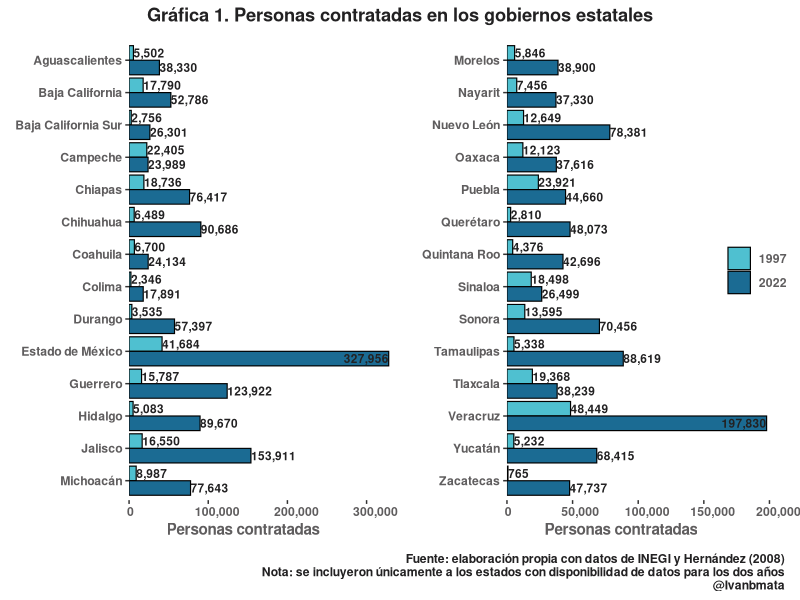
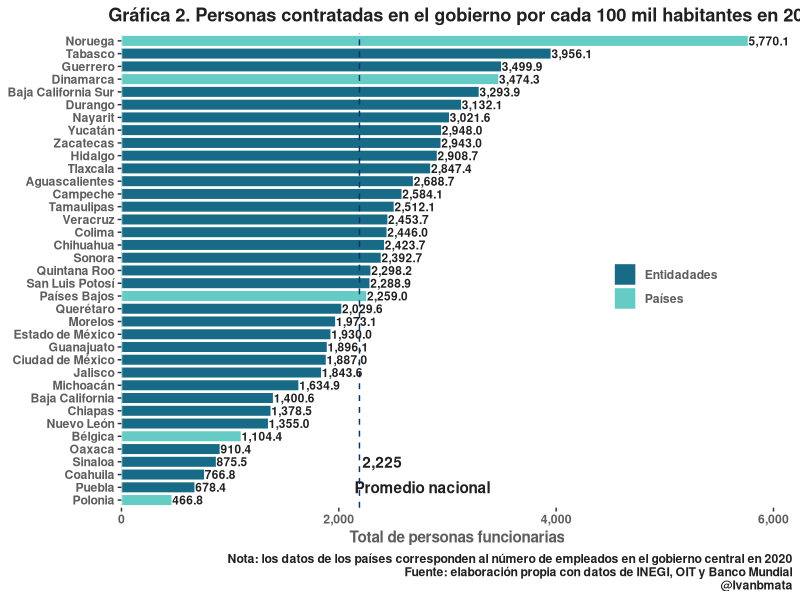
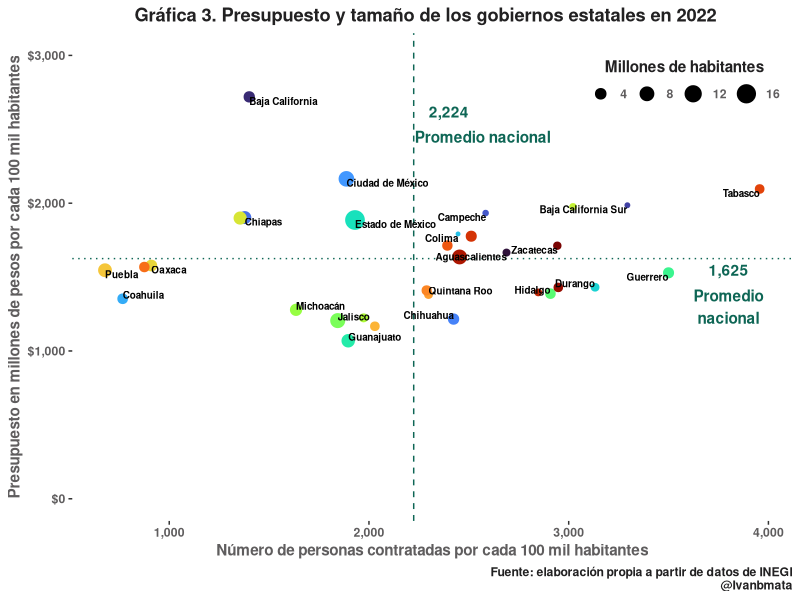
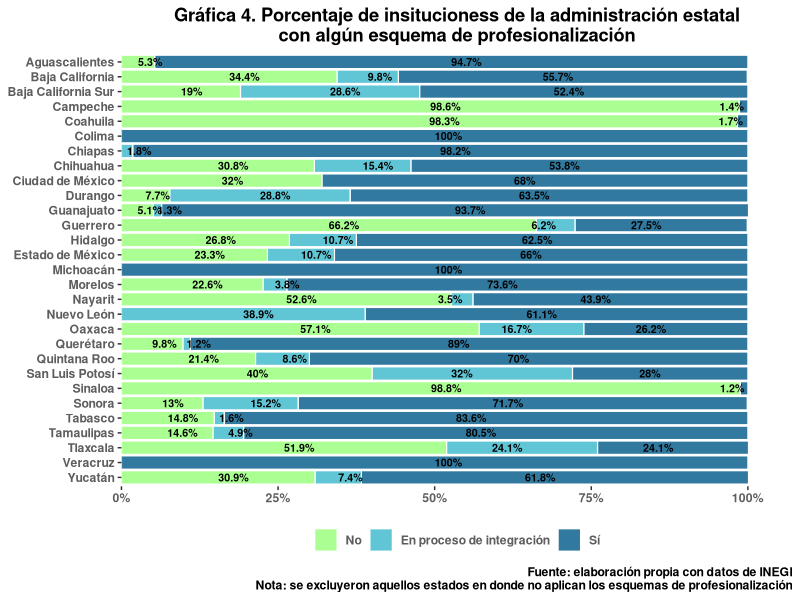
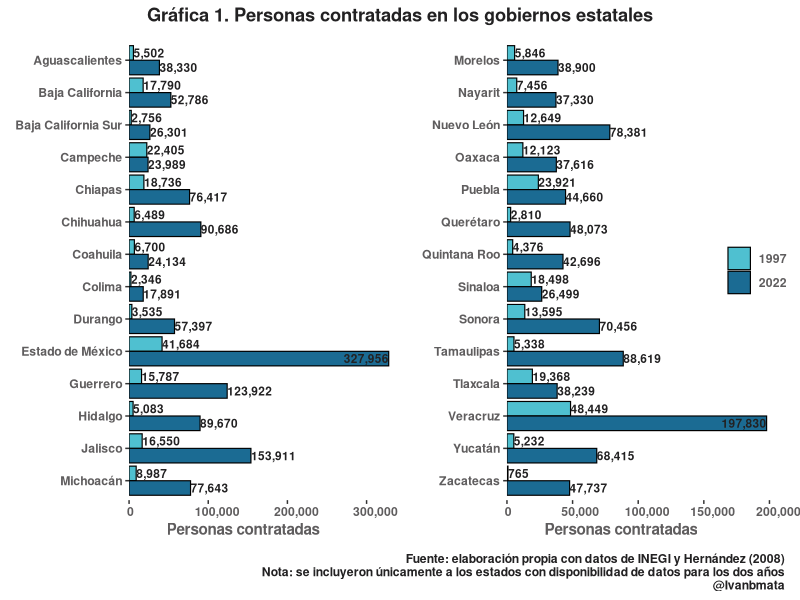
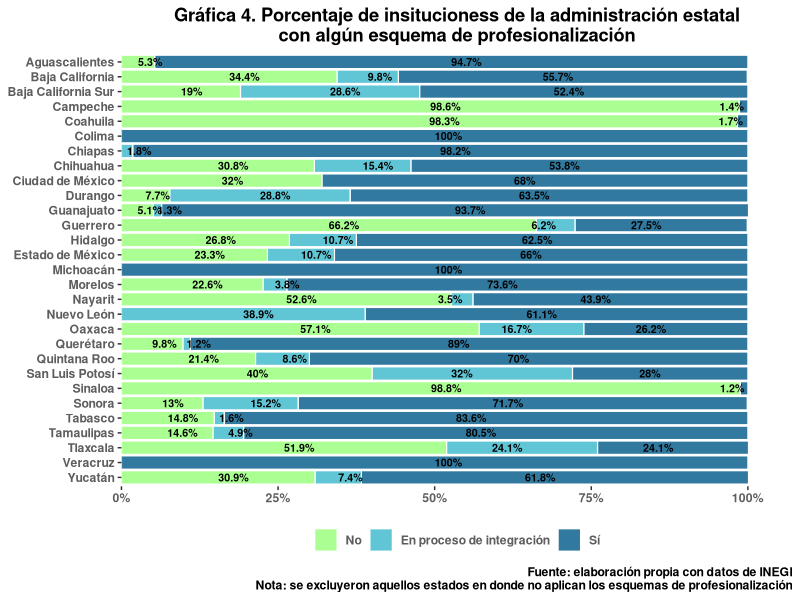

Recreate these plots in R, in order.
options(scipen = 999)
#librerias

library(tidyverse)
library(readxl)
library(viridis)
library(patchwork)

#bases de datos----

#1 poblacion total por edo----

edos <- read_excel("Libro1.xlsx")

edos <- edos %>% 
  filter(tipo != "Localidad")

#2 funcionarios por edo----

rechum <- read_csv("m1s1p3_cnge2023.csv", 
                   col_types = cols(sexostt = col_double())) 

funedos <- rechum %>% 
  filter(sexostt >= 0) %>% 
  group_by(entidad_a) %>% 
  summarise(funtot = sum(sexostt)) %>% 
  mutate(funtot = round(funtot/1000, 2))

percapita <- edos %>%
  left_join(funedos, by = "entidad_a") %>% 
  mutate(clave = 1) %>% 
  select(ent, pobtot, funtot, clave)

#estados 1997 y ahora----


versus <- rechum %>% 
  filter(sexostt >= 0) %>%
  group_by(entidad_a) %>% 
  summarise(funtot = sum(sexostt))

a97 <- c(5502, 17790, 2756, 22405, 6700, 2346, 18736, 6489, NA, 3535, NA, 15787, 5083, 16550, 41684, 8987,5846, 7456, 12649, 12123, 23921, 2810, 4376, NA, 18498, 13595, NA, 5338, 19368, 48449, 5232, 765)

versus1 <- edos %>% 
  inner_join(versus) %>% 
  mutate(anio = 2022)

versus2 <- data.frame("ent" =  c(versus1$ent, versus1$ent), tot = c(a97, versus1$funtot), anio = as.factor(c(rep(1997, times = 32), versus1$anio)))

levels(versus2$anio)


g1 <- versus2 %>% 
  filter(ent %in% c("Aguascalientes", "Baja California", "Baja California Sur", "Campeche", "Chiapas", "Chihuahua", "Coahuila", "Colima", "Durango", "Estado de México", "Guerrero", "Hidalgo", "Jalisco", "Michoacán")) %>% 
  mutate(anio = factor(anio, levels = c("2022", "1997"))) %>% 
  ggplot(aes(x = fct_rev(ent), y = tot, fill = anio))+
  geom_bar(stat = "identity", position = "dodge", color = "black", linewidth = 0.4)+
  geom_text(aes(label = scales::comma(tot)), size = 3, hjust = "inward", family = "sans", fontface = "bold", color = "#222122", position = position_dodge(width = .9))+
  scale_fill_manual(values = c("#1B6B93","#4FC0D0"))+
  scale_y_continuous(labels = scales::comma_format(), expand = expansion(c(0,0.07)))+
  guides(fill = guide_legend(reverse = TRUE))+
  labs(title = NULL,
       subtitle = NULL,
       caption = NULL,
       x = NULL,
       y = "Personas contratadas")+
  coord_flip()+
  theme(legend.title = element_blank(),
        legend.position = "none",
        legend.background = element_rect(fill = NA),
        legend.text = element_text(family = "sans", color = "#5F5D5E", face = "bold"),
        axis.line.x = element_blank(),
        axis.line.y = element_blank(),
        plot.title = element_text(face = "bold", family = "sans", color = "#222122", hjust = 0.3),
        plot.caption = element_text(family = "sans", color = "#5F5D5E"),
        axis.title = element_text(family = "sans", face = "bold", color = "#5F5D5E"),
        axis.text = element_text(family = "sans", face = "bold", color = "#5F5D5E"),
        panel.background = element_blank(),
        panel.grid.major = element_blank())

g2 <- versus2 %>% 
  filter(!ent %in% c("Aguascalientes", "Baja California", "Baja California Sur", "Campeche", "Chiapas", "Chihuahua", "Coahuila", "Colima", "Durango", "Estado de México", "Guerrero", "Hidalgo", "Jalisco", "Michoacán", "San Luis Potosí", "Tabasco", "Ciudad de México", "Guanajuato")) %>% 
  mutate(anio = factor(anio, levels = c("2022", "1997"))) %>% 
  ggplot(aes(x = fct_rev(ent), y = tot, fill = anio))+
  geom_bar(stat = "identity", position = "dodge", color = "black", linewidth = 0.4)+
  scale_fill_manual(values = c("#1B6B93","#4FC0D0"))+
  geom_text(aes(label = scales::comma(tot)), size = 3, hjust = "inward", family = "sans", fontface = "bold", color = "#222122", position = position_dodge(width = .9))+
  scale_y_continuous(labels = scales::comma_format(), expand = expansion(c(0,0.07)))+
  guides(fill = guide_legend(reverse = TRUE))+
  labs(
    x = NULL,
    y = "Personas contratadas",
    caption = NULL)+
  coord_flip()+
  theme(legend.title = element_blank(),
        legend.position = c(0.9, 0.5),
        legend.background = element_rect(fill = NA),
        legend.text = element_text(family = "sans", color = "#5F5D5E", face = "bold"),
        axis.line.x = element_blank(),
        axis.line.y = element_blank(),
        plot.title = element_text(face = "bold", family = "sans", color = "#222122", hjust = 0.3),
        plot.caption = element_text(family = "sans", color = "#5F5D5E"),
        axis.title = element_text(family = "sans", face = "bold", color = "#5F5D5E"),
        axis.text = element_text(family = "sans", face = "bold", color = "#5F5D5E"),
        panel.background = element_blank(),
        panel.grid.major = element_blank())

g1+g2+
  plot_annotation(title = "Gráfica 1. Personas contratadas en los gobiernos estatales",
                  subtitle = NULL,
                  caption = "Fuente: elaboración propia con datos de INEGI y Hernández (2008)
                  Nota: se incluyeron únicamente a los estados con disponibilidad de datos para los dos años
                  @Ivanbmata")&
  theme(text = element_text(face = "bold", family = "sans", color = "#222122", hjust = 0.3),
        plot.title = element_text(hjust = 0.5))

ggsave("versus dodge.pdf")


#3 datos paises----

pais <- read_excel("paises.xlsx", sheet = "Hoja2") %>% 
  mutate(clave = 2) %>% 
  select(pais, pob, empleados, clave)

#4 presupuesto----

presupuesto <- read_csv("m1s1p20_cnge2023.csv", 
                        col_types = cols(presup3 = col_double()))

nombres <- read_csv("entidad_a_cnge2023.csv") %>% 
  filter(entidad_a != 99) %>% 
  pull(descrip)


#grafica de barras total de funcionarios por edo y POR CADA 1000 MIL----

nemp <- data.frame("ent" = c(percapita$ent, pais$pais),
                   "pobtot" = c(percapita$pobtot, pais$pob),
                   "funtot" = c(percapita$funtot, pais$empleados),
                   "clave" = c(percapita$clave, pais$clave))

nemp <- nemp %>% 
  mutate(clave = as.factor(clave))

nemp %>% 
  filter(ent != "Panamá", clave == 1) %>% 
  mutate(funtot = funtot*1000,
         n = round((funtot/pobtot)*100000, 2)) %>% 
  summarise(mean(n))

nemp %>% 
  filter(ent != "Panamá") %>% 
  mutate(funtot = funtot*1000,
         n = round((funtot/pobtot)*100000, 2)) %>% 
  ggplot(aes(x = reorder(ent, n), y = n, fill = clave))+
  scale_fill_manual(values = c("#176B87","#64CCC5"), labels = c("Entidadades", "Países"))+
  # scale_fill_manual(values = c("#0AFA23", "#028A10"), labels = c("Entidadades", "Países"))+
  geom_bar(stat = "identity", color = "white")+
  annotate("text", x = 4, y = 2400, label= "2,225", family = "sans", color = "#222122", fontface = "bold")+
  annotate("text", x = 2, y = 2770, label="Promedio nacional", family = "sans", color = "#222122", fontface = "bold")+
  geom_hline(yintercept= 2190, linetype = "dashed", colour= "#05366A") +
  geom_text(aes(label = scales::comma(round(n, 2))),  size = 3, hjust = 0, family = "sans", fontface = "bold", color = "#222122")+
  # geom_text(aes(label = round(n, 2)), size = 3, hjust = 0, family = "sans", fontface = "bold", color = "#222122")+
  scale_y_continuous(labels = scales::comma_format(), expand = expansion(c(0,0.07)))+
  coord_flip()+
  labs(title= "Gráfica 2. Personas contratadas en el gobierno por cada 100 mil habitantes en 2022",
       x = NULL,
       y = "Total de personas funcionarias",
       caption = "Nota: los datos de los países corresponden al número de empleados en el gobierno central en 2020
    Fuente: elaboración propia con datos de INEGI, OIT y Banco Mundial
    @Ivanbmata")+
  theme(axis.title = element_text(family = "sans", face = "bold", color = "#5F5D5E"),
        axis.text = element_text(family = "sans", face = "bold", color = "#5F5D5E"),
        panel.background = element_blank(),
        panel.grid.major = element_blank(),
        legend.title = element_blank(),
        legend.position = c(0.9, 0), 
        legend.justification = c(1, -3),
        legend.text = element_text(family = "sans", color = "#5F5D5E", face = "bold"),
        axis.line.x = element_blank(),
        axis.line.y = element_blank(),
        plot.title = element_text(face = "bold", family = "sans", color = "#222122", hjust = 0.3),
        plot.caption = element_text(face = "bold", family = "sans", color = "#222122"))



#burbujas: PRESUPUESTO, personal, poblacion----
presupuesto <- read_csv("m1s1p20_cnge2023.csv", 
                        col_types = cols(presup3 = col_double()))

nombres <- read_csv("entidad_a_cnge2023.csv") %>% 
  filter(entidad_a != 99) %>% 
  pull(descrip)

presup <- presupuesto %>% 
  mutate(ent = factor(entidad_a, labels = nombres))

pretot <- presup %>% 
  group_by(ent) %>% 
  summarise(pretot = sum(presup3, na.rm = TRUE)) %>% 
  filter(pretot > 0)

burbujas <- nemp %>% 
  filter(clave == 1) %>% 
  inner_join(pretot)

burbujas %>% 
  mutate(pretot = round(pretot/1000000000, 2),
         n = round((funtot/pobtot)*100000, 2)) %>% 
  summarise(mean(pretot),
            mean(n))

burbujas %>% 
  mutate(funtot = funtot*1000,
         n = round((funtot/pobtot)*100000, 2),
         pretot = pretot/1000000,
         pretot = round((pretot/pobtot)*100000, 2),
         pobtot = round(pobtot/1000000, 2)) %>% 
  summarise(mean(pretot))

burbujas %>% 
  mutate(funtot = funtot*1000,
         n = round((funtot/pobtot)*100000, 2),
         pretot = pretot/1000000,
         pretot = round((pretot/pobtot)*100000, 2),
         pobtot = round(pobtot/1000000, 2)) %>% 
  arrange(pretot)

burbujas %>% 
  mutate(funtot = funtot*1000,
         n = round((funtot/pobtot)*100000, 2),
         pretot = pretot/1000000,
         pretot = round((pretot/pobtot)*100000, 2),
         pobtot = round(pobtot/1000000, 2)) %>%
  # summarise(mean(n),
  #           mean(pretot))
  ggplot(aes(x = n, y = pretot, color = ent, size = pobtot))+
  
  #sin estandarizar
  # mutate(pretot = round(pretot/1000000, 2),
  #        funtot = funtot*1000,
  #        pobtot = round(pobtot/1000000, 2)) %>% 
  
  #presupuesto estandarizado
  # mutate(pretot = round((pretot/pobtot)*100000, 2),
  #        funtot = funtot*1000,
  #        pretot = pretot/1000000,
  #        pobtot = round(pobtot/1000000, 2)) %>%
  
  # ggplot(aes(x = funtot, y = pretot, color = ent, size = pobtot))+
  geom_point()+
  guides(size = guide_legend(title.position = "top", direction = "horizontal"),
         color = "none")+
  geom_hline(yintercept= 1625, linetype = "dotted", colour= "#0E6655") +
  geom_vline(xintercept= 2224, linetype = "dashed", colour= "#0E6655") +
  annotate("text", x= 3800, y = 1550, label="1,625", family = "sans", color = "#0E6655", fontface = "bold")+
  annotate("text", x= 3800, y = 1300, label= str_wrap("Promedio nacional", width = 10), family = "sans", color = "#0E6655", fontface = "bold")+
  annotate("text", x= 2570, y = 2450, label = "Promedio nacional", family = "sans", color = "#0E6655", fontface = "bold")+
  annotate("text", x= 2400, y = 2620, label="2,224", family = "sans", color = "#0E6655", fontface = "bold")+
  scale_color_viridis(discrete = TRUE, option = "turbo")+
  labs(title = "Gráfica 3. Presupuesto y tamaño de los gobiernos estatales en 2022",
       x = "Número de personas contratadas por cada 100 mil habitantes",
       y = "Presupuesto en millones de pesos por cada 100 mil habitantes",
       caption = "Fuente: elaboración propia a partir de datos de INEGI
    @Ivanbmata",
       size = "Millones de habitantes")+
  scale_y_continuous(limits = c(0, 3000), labels = scales::dollar_format())+
  # scale_y_continuous(limits = c(0, 350000), labels = scales::dollar_format())+
  scale_x_continuous(labels = scales::comma_format())+
  geom_text(aes(label = ent), color = "black", vjust = "inward", hjust = "inward", size = 2.5, check_overlap = TRUE, fontface = "bold", family = "sans")+
  theme(panel.grid.minor = element_blank(),
        panel.grid.major = element_blank(),
        panel.background = element_rect(fill = NA),
        plot.background = element_rect(fill = NA),
        axis.title = element_text(family = "sans", face = "bold", color = "#5F5D5E"),
        axis.text = element_text(family = "sans", face = "bold", color = "#5F5D5E"),
        plot.caption = element_text(face = "bold", family = "sans", color = "#222122"),
        legend.title = element_text(family = "sans", face = "bold", color = "#222122"),
        legend.text = element_text(family = "sans", color = "#5F5D5E", face = "bold"),
        legend.title.align = 0.5,
        legend.position = c(0.85, 0.9),
        # legend.position = c(0.5, 0.9),
        legend.background = element_rect(fill = NA),
        legend.key = element_rect(fill = NA),
        plot.title = element_text(face = "bold", family = "sans", color = "#222122", hjust = 0.45))

#profesionalizacion----

profe <- read_csv("m1s1p16_cnge2023.csv")

profesi <- profe %>% 
  mutate(ent = factor(entidad_a, labels = nombres),
         pro = factor(rnspni1, labels = c("No aplica", "Sí", "En proceso de integración", "No", "No identificado"))) 

secre <-  profesi %>% 
  filter(rnspni1 %in% c(1:3)) %>% 
  count(ent)


#se van Jalisco, Puebla, y zac
profesi1 <- profesi %>% 
  filter(rnspni1 %in% c(1:3)) %>% 
  group_by(ent) %>% 
  count(pro) %>% 
  mutate(total = case_when(ent == "Aguascalientes" ~ 57,
                           ent == "Baja California" ~ 61,
                           ent == "Baja California Sur" ~ 21,
                           ent == "Campeche" ~ 74,
                           ent == "Coahuila" ~ 60,
                           ent == "Colima" ~ 30,
                           ent == "Chiapas" ~ 56,
                           ent == "Chihuahua" ~ 65,
                           ent == "Ciudad de México" ~ 75,
                           ent == "Durango" ~ 52,
                           ent == "Guanajuato" ~79,
                           ent == "Guerrero" ~80,
                           ent == "Hidalgo" ~ 56,
                           ent == "Estado de México" ~103,
                           ent == "Michoacán" ~ 64,
                           ent == "Morelos" ~ 53,
                           ent == "Nayarit" ~ 57,
                           ent == "Nuevo León" ~ 90,
                           ent == "Oaxaca" ~ 42,
                           ent == "Querétaro" ~ 82,
                           ent == "Quintana Roo" ~ 70,
                           ent == "San Luis Potosí" ~75,
                           ent == "Sinaloa"~ 84,
                           ent == "Sonora" ~ 46,
                           ent == "Tabasco" ~ 61,
                           ent == "Tamaulipas" ~ 41,
                           ent == "Tlaxcala" ~ 54,
                           ent == "Veracruz" ~ 72,
                           ent == "Yucatán" ~ 68,
  ),
  porcentaje = round((n*100)/total, 1))

profesi1 %>% 
  ggplot(aes(x = fct_rev(ent), y = porcentaje, fill = pro))+
  geom_bar(stat = "identity", position = "stack", color = "white", linewidth = 0.4, alpha = 0.9)+
  # scale_fill_manual(values = c("#7FB3D5", "#99A3A4", "#73C6B6"))+
  scale_fill_manual(values = c("#1B6B93","#4FC0D0",  "#A2FF86"))+
  geom_text(aes(label = str_c(porcentaje, "%")), position = position_stack(vjust = .5), hjust= "inward", size = 2.7, fontface = "bold", family = "sans", color = "black")+
  guides(fill = guide_legend(reverse = TRUE))+
  scale_y_continuous(labels = scales::percent_format(scale = 1), expand = expansion(c(0,0.07)))+
  labs(title = str_wrap("Gráfica 4. Porcentaje de insitucioness de la administración estatal con algún esquema de profesionalización", width = 70),
       x = NULL,
       y = NULL,
       caption = "Fuente: elaboración propia con datos de INEGI
    Nota: se excluyeron aquellos estados en donde no aplican los esquemas de profesionalización")+
  coord_flip()+
  theme(legend.title = element_blank(),
        legend.position = "bottom",
        legend.background = element_rect(fill = NA),
        legend.text = element_text(family = "sans", color = "#5F5D5E", face = "bold"),
        axis.line.x = element_blank(),
        axis.line.y = element_blank(),
        plot.title = element_text(face = "bold", family = "sans", color = "black", hjust = 0.5),
        plot.caption = element_text(face = "bold", family = "sans", color = "black"),
        axis.title = element_text(family = "sans", face = "bold", color = "black"),
        axis.text = element_text(family = "sans", face = "bold", color = "#5F5D5E"),
        panel.background = element_blank(),
        panel.grid.major = element_blank())

ggsave("profesionalizacion.pdf")
